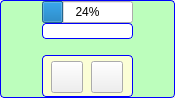
<?xml version="1.0" encoding="UTF-8"?>
<ui version="4.0">
 <class>AssetFaceWidget</class>
 <widget class="QWidget" name="AssetFaceWidget">
  <property name="geometry">
   <rect>
    <x>0</x>
    <y>0</y>
    <width>175</width>
    <height>97</height>
   </rect>
  </property>
  <property name="sizePolicy">
   <sizepolicy hsizetype="Expanding" vsizetype="Preferred">
    <horstretch>0</horstretch>
    <verstretch>0</verstretch>
   </sizepolicy>
  </property>
  <property name="minimumSize">
   <size>
    <width>0</width>
    <height>0</height>
   </size>
  </property>
  <property name="maximumSize">
   <size>
    <width>16777215</width>
    <height>16777215</height>
   </size>
  </property>
  <property name="windowTitle">
   <string>Form</string>
  </property>
  <property name="styleSheet">
   <string notr="true">QFrame#m_MainFrame
{   
background-color: #BCFEBC;
border: 1px solid blue;
border-radius: 4px; 
}

QLabel#m_FaceLabel
{   
background-color: #FFFFFF;
border: 1px solid blue;
border-radius: 4px; 
}

QFrame#m_ButtonFrame
{   
background-color: #FBFED6;
border: 1px solid blue;
border-radius: 4px; 
}</string>
  </property>
  <layout class="QGridLayout" name="gridLayout_2">
   <property name="horizontalSpacing">
    <number>0</number>
   </property>
   <property name="margin">
    <number>0</number>
   </property>
   <item row="0" column="0">
    <widget class="QFrame" name="m_MainFrame">
     <property name="frameShape">
      <enum>QFrame::NoFrame</enum>
     </property>
     <property name="frameShadow">
      <enum>QFrame::Raised</enum>
     </property>
     <layout class="QHBoxLayout" name="horizontalLayout_3">
      <property name="spacing">
       <number>0</number>
      </property>
      <property name="margin">
       <number>0</number>
      </property>
      <item>
       <spacer name="m_LeftSpacer">
        <property name="orientation">
         <enum>Qt::Horizontal</enum>
        </property>
        <property name="sizeHint" stdset="0">
         <size>
          <width>40</width>
          <height>20</height>
         </size>
        </property>
       </spacer>
      </item>
      <item>
       <widget class="AvatarBar" name="m_LeftAvatarBar" native="true"/>
      </item>
      <item>
       <layout class="QVBoxLayout" name="verticalLayout">
        <property name="spacing">
         <number>0</number>
        </property>
        <item>
         <widget class="QProgressBar" name="m_XferProgressBar">
          <property name="value">
           <number>24</number>
          </property>
         </widget>
        </item>
        <item>
         <widget class="VxLabel" name="m_FaceLabel">
          <property name="sizePolicy">
           <sizepolicy hsizetype="Expanding" vsizetype="Preferred">
            <horstretch>0</horstretch>
            <verstretch>0</verstretch>
           </sizepolicy>
          </property>
          <property name="text">
           <string notr="true"/>
          </property>
          <property name="alignment">
           <set>Qt::AlignCenter</set>
          </property>
         </widget>
        </item>
        <item>
         <widget class="QFrame" name="m_TagFrame">
          <property name="sizePolicy">
           <sizepolicy hsizetype="Preferred" vsizetype="Fixed">
            <horstretch>0</horstretch>
            <verstretch>0</verstretch>
           </sizepolicy>
          </property>
          <property name="minimumSize">
           <size>
            <width>0</width>
            <height>16</height>
           </size>
          </property>
          <property name="maximumSize">
           <size>
            <width>16777215</width>
            <height>16</height>
           </size>
          </property>
          <property name="frameShape">
           <enum>QFrame::NoFrame</enum>
          </property>
          <property name="frameShadow">
           <enum>QFrame::Raised</enum>
          </property>
          <layout class="QHBoxLayout" name="horizontalLayout">
           <property name="spacing">
            <number>0</number>
           </property>
           <property name="margin">
            <number>0</number>
           </property>
           <item>
            <widget class="QLabel" name="m_TagTextLabel">
             <property name="text">
              <string/>
             </property>
            </widget>
           </item>
          </layout>
         </widget>
        </item>
        <item>
         <widget class="QFrame" name="m_ButtonFrame">
          <property name="sizePolicy">
           <sizepolicy hsizetype="Preferred" vsizetype="Fixed">
            <horstretch>0</horstretch>
            <verstretch>0</verstretch>
           </sizepolicy>
          </property>
          <property name="minimumSize">
           <size>
            <width>0</width>
            <height>42</height>
           </size>
          </property>
          <property name="maximumSize">
           <size>
            <width>16777215</width>
            <height>42</height>
           </size>
          </property>
          <property name="frameShape">
           <enum>QFrame::NoFrame</enum>
          </property>
          <property name="frameShadow">
           <enum>QFrame::Raised</enum>
          </property>
          <layout class="QHBoxLayout" name="horizontalLayout_2">
           <property name="spacing">
            <number>5</number>
           </property>
           <property name="margin">
            <number>5</number>
           </property>
           <item>
            <widget class="VxPushButton" name="m_SendButton">
             <property name="sizePolicy">
              <sizepolicy hsizetype="Fixed" vsizetype="Fixed">
               <horstretch>0</horstretch>
               <verstretch>0</verstretch>
              </sizepolicy>
             </property>
             <property name="minimumSize">
              <size>
               <width>32</width>
               <height>32</height>
              </size>
             </property>
             <property name="maximumSize">
              <size>
               <width>32</width>
               <height>32</height>
              </size>
             </property>
             <property name="text">
              <string/>
             </property>
             <property name="iconSize">
              <size>
               <width>32</width>
               <height>32</height>
              </size>
             </property>
            </widget>
           </item>
           <item>
            <widget class="VxPushButton" name="m_ShredButton">
             <property name="sizePolicy">
              <sizepolicy hsizetype="Fixed" vsizetype="Fixed">
               <horstretch>0</horstretch>
               <verstretch>0</verstretch>
              </sizepolicy>
             </property>
             <property name="minimumSize">
              <size>
               <width>32</width>
               <height>32</height>
              </size>
             </property>
             <property name="maximumSize">
              <size>
               <width>32</width>
               <height>32</height>
              </size>
             </property>
             <property name="text">
              <string/>
             </property>
             <property name="iconSize">
              <size>
               <width>32</width>
               <height>32</height>
              </size>
             </property>
            </widget>
           </item>
          </layout>
         </widget>
        </item>
       </layout>
      </item>
      <item>
       <widget class="AvatarBar" name="m_RightAvatarBar" native="true"/>
      </item>
      <item>
       <spacer name="m_RightSpacer">
        <property name="orientation">
         <enum>Qt::Horizontal</enum>
        </property>
        <property name="sizeHint" stdset="0">
         <size>
          <width>40</width>
          <height>20</height>
         </size>
        </property>
       </spacer>
      </item>
     </layout>
    </widget>
   </item>
  </layout>
 </widget>
 <customwidgets>
  <customwidget>
   <class>VxLabel</class>
   <extends>QLabel</extends>
   <header>VxLabel.h</header>
  </customwidget>
  <customwidget>
   <class>VxPushButton</class>
   <extends>QPushButton</extends>
   <header>VxPushButton.h</header>
  </customwidget>
  <customwidget>
   <class>AvatarBar</class>
   <extends>QWidget</extends>
   <header>AvatarBar.h</header>
   <container>1</container>
  </customwidget>
 </customwidgets>
 <resources/>
 <connections/>
</ui>
